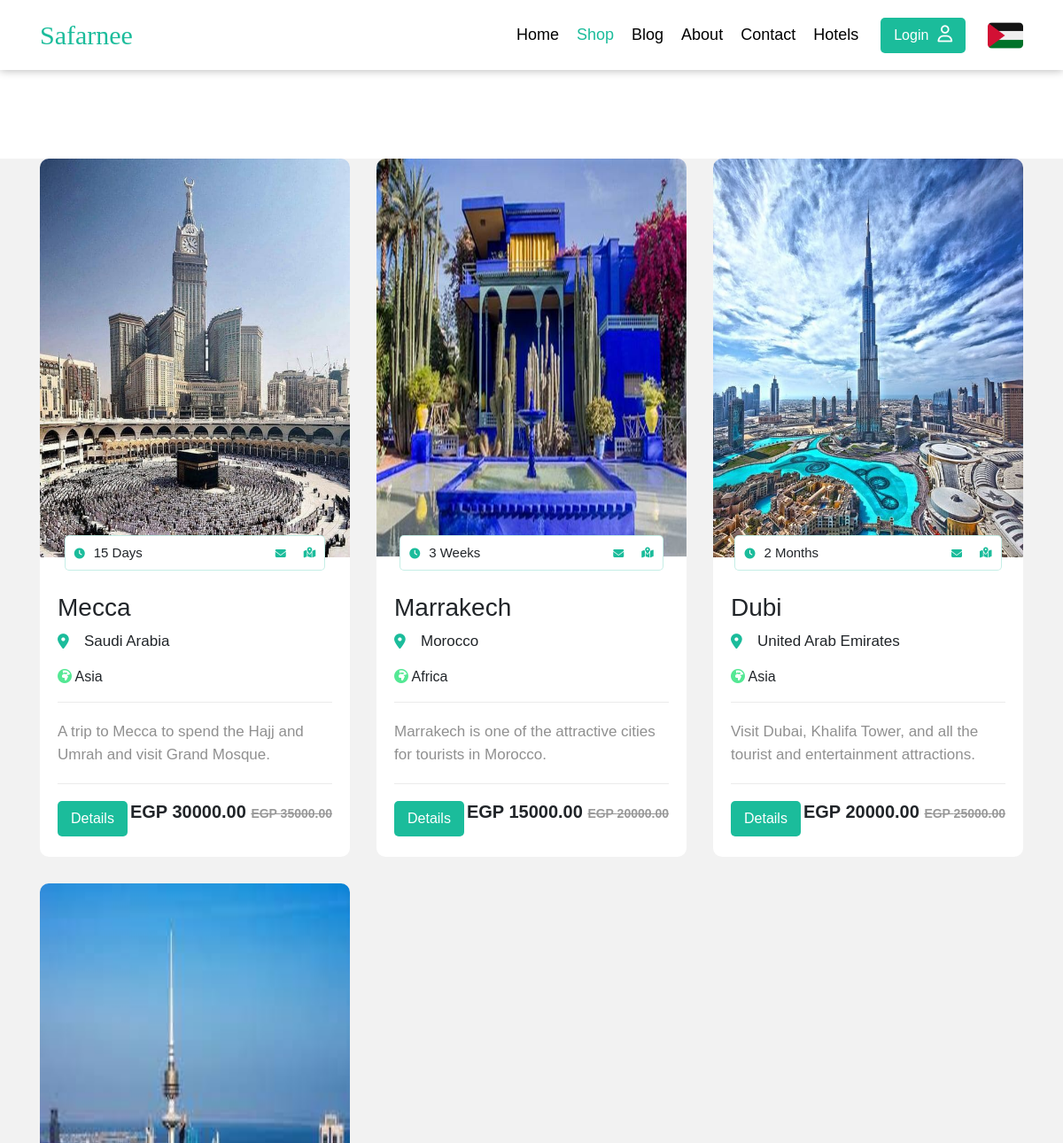
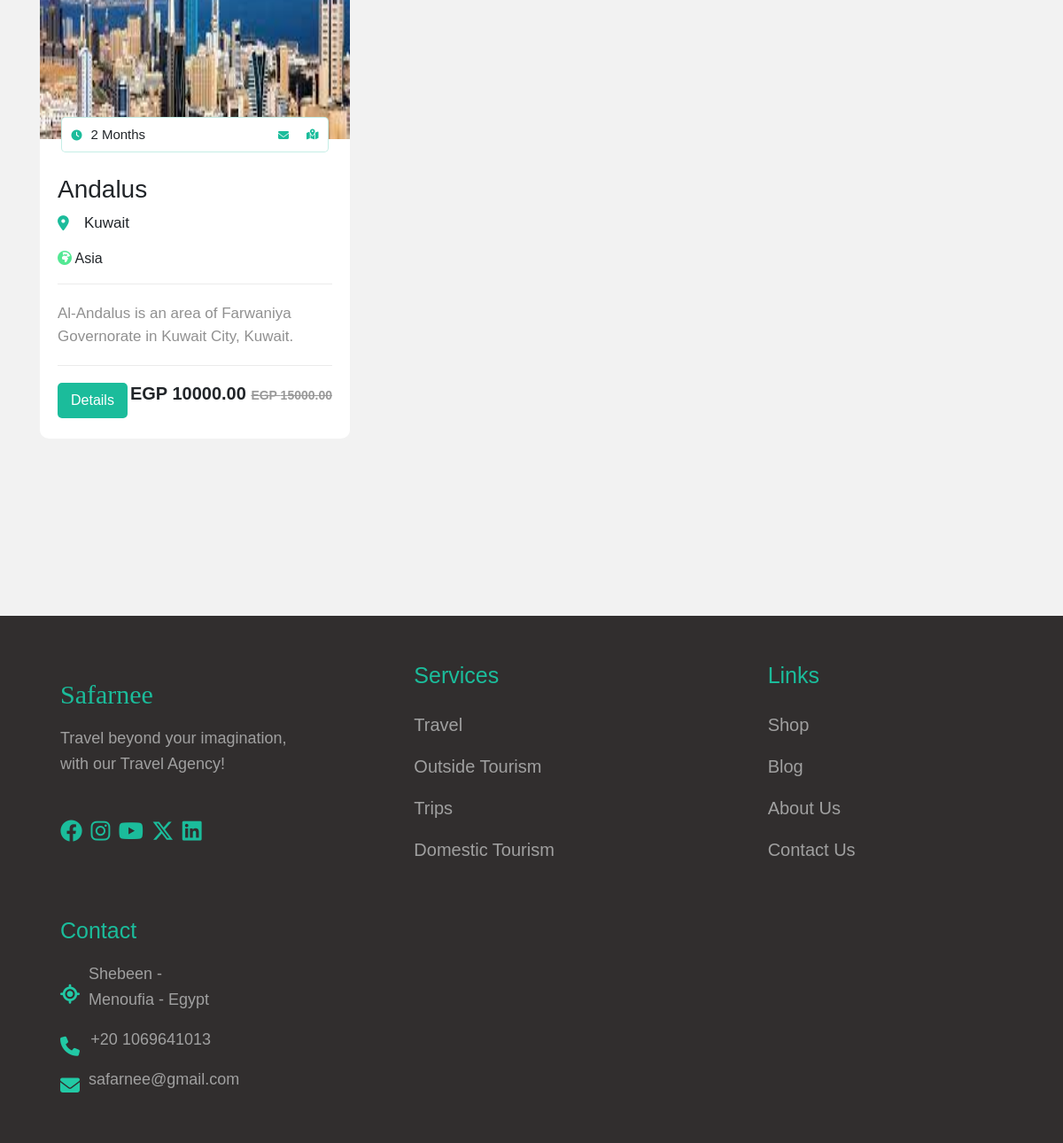
The app's page /shop/ with its own data (2 pictures, top to bottom).
### home/models.py (models this page shows, shortened)
class Place(models.Model):
    city = models.CharField(max_length=30)
    continent = models.CharField(max_length=30,choices=continent)
    country = models.CharField(max_length=30)
    image = models.ImageField(upload_to=image_upload)
    description = models.TextField()
    price = models.DecimalField(max_digits=8, decimal_places=2)
    discount=models.DecimalField(max_digits=8, decimal_places=2)
    period=models.CharField(max_length=30,choices=period)
    duration=models.IntegerField(null=True,blank=True)
    crete_id=models.IntegerField(default=1)
    source=models.CharField( max_length=50,choices=source)
    date=models.DateField(auto_now=True, auto_now_add=False)
    flight_class=models.CharField(max_length=50,choices=flight_class)
    slug=models.SlugField(blank=True,null=True)

### shop/views.py (the view)
# urls.py: path('shop', include('shop.urls')),
def shop(request):
    if request.method == 'POST':
        selected_country = request.POST.get('destination')
        if selected_country:
            places = Place.objects.filter(country=selected_country)
        else:
            places = Place.objects.all()
    else:
        places = Place.objects.all()
    context = {
        'places': places
    }
    return render(request, 'shop.html', context)

### shop/templates/shop.html
{% extends 'base.html' %}
{% load static %}
{% block add %}
<link rel="stylesheet" href="{% static 'CSS/shop.css' %}">
{% endblock add %}
{% block content %}
<div class="travel" id="travel" >
  <div class="container" >
    <div class="box">
      {% for place in places %}
          <div class="package box-1">
            <a href="{% url 'detail' slug=place.slug %}">
            <div class="image">
              <img src="{{place.image.url}}" alt="" />
            </div>
          </a>
            <div class="time">
              <i class="fa-sharp fa-solid fa-clock fa-xs"></i>
              <span>{{place.duration}} {{place.period}}</span>
              <i
                class="fa-solid fa-envelope fa-xs"
                onClick="showFormRequest()"
              ></i>
              <a href="#" title="map"
                ><i class="fa-solid fa-map-location-dot fa-xs"></i
              ></a>
            </div>
            <div class="text">
              <h3>{{place.city}}</h3>
              <p class="location">{{place.country}}</p>
               <p><i class="fa-solid fa-earth-africa" style="color: #54e894;"></i> {{place.continent}}</p>
              <p class="description">
                {{place.description}}
              </p>
              <div class="price">
                <a href="{% url 'detail' slug=place.slug %}">
                <button class="btn">Details</button>
              </a>
                <p>EGP {{place.price}} <span>EGP {{place.discount}}</span></p>
              </div>
            </div>
          </div>
          {% endfor %}
    </div>
  </div>
</div>
{% endblock content %}

### static/CSS/style.css (style rules this page uses)
:root { --main-color: #1bbc9b; --secondary-color: #22c9a5; --section-background: #f2f2f2; --color-333: #333; --co-inputFiled: #eaffffa1; --co-titleForm: #467894; --color-116: rgb(116, 116, 116); --clr909090: #909090; --clr-e8e8e8: #e8e8e8; --font-fam: Lucida; --main-transition: 0.3s; --mr-100: 100px; --pa-100: 100px; --br-10: 10px; --br-7: 7px; --br-5: 5px; --pd: 12px 0px; --fs: 17px; }
* { -webkit-box-sizing: border-box; -moz-box-sizing: border-box; box-sizing: border-box; }
body { font-family: "Cairo", sans-serif; }
html { scroll-behavior: smooth; }
a { text-decoration: none; color: black; }
.container { padding-left: 15px; padding-right: 15px; margin-left: auto; margin-right: auto; }
.location::before { position: absolute; content: '\f3c5'; font-family: "Font Awesome 5 Free"; font-weight: 900; color: var(--main-color); }
@media (min-width: 768px) { .container { width: 750px; } }
@media (min-width: 992px) { .container { width: 970px; } }
@media (min-width: 1200px) { .container { width: 1170px; } }
.btn { background-color: var(--main-color); color: white; padding: 8px 15px; cursor: pointer; border: none; user-select: none; border-radius: var(--br-5); transition: var(--main-transition); }
.travel { position: relative; background-color: #f2f2f2; padding-bottom: var(--pa-100); }
.travel .box { display: grid; grid-template-columns: repeat(auto-fill, minmax(300px, 1fr)); gap: 30px; margin: 100px 0; }
.travel .box { position: relative; }
.travel .box .package { background-color: #fff; border-radius: var(--br-10); }
.travel .box .package .image { position: relative; overflow: hidden; }
.travel .box .package .image::before { position: absolute; content: ""; width: 0px; height: 0px; top: 50%; left: 50%; background-color: #ffffff20; transition: var(--main-transition); transform: translate(-50%, -50%); opacity: 0; z-index: 5; }
.travel .box .package .image img { width: 100%; height: 450px; border-radius: 10px 10px 0px 0px; -webkit-border-radius: 10px 10px 0px 0px; -moz-border-radius: 10px 10px 0px 0px; -ms-border-radius: 10px 10px 0px 0px; -o-border-radius: 10px 10px 0px 0px; }
.travel .box .package .time { position: relative; display: flex; align-items: center; margin: auto; height: 40px; width: max-content; background-color: #fff; border: #1bbc9c40 1px solid; bottom: 25px; border-radius: var(--br-5); }
.travel .box .package .time span { font-size: 15px; margin-right: 140px; }
.travel .box .package .time i { color : var(--main-color); padding: 0 10px; }
.travel .box .package .text { padding: 0 20px 20px; position: relative; }
.travel .box .package .text .location, .travel .box .package .text .continent { padding-left: 30px; font-size: 17px; user-select: none; }
.travel .box .package .text .location::before { left: 20px; }
.travel .box .package .text .description { border-top: 1px solid #ebebeb; border-bottom: 1px solid #ebebeb; padding: 20px 0; font-size: 17px; color: var(--clr909090); }
.travel .box .package .price { display: flex; align-items: center; justify-content: space-between; }
.travel .box .package .price p { font-weight: bold; font-size: 20px; }
.travel .box .package .price p span { text-decoration: line-through; font-size: 14px; color: #999; }

### records on screen
Place: image (picture), duration "15", period "Days", city "Mecca", country "Saudi Arabia", continent "Asia", description "A trip to Mecca to spend the Hajj and Umrah and visit Grand Mosque.", price "30000.00", discount "35000.00"
Place: image (picture), duration "3", period "Weeks", city "Marrakech", country "Morocco", continent "Africa", description "Marrakech is one of the attractive cities for tourists in Morocco.", price "15000.00", discount "20000.00"
Place: image (picture), duration "2", period "Months", city "Dubi", country "United Arab Emirates", continent "Asia", description "Visit Dubai, Khalifa Tower, and all the tourist and entertainment attractions.", price "20000.00", discount "25000.00"
Place: image (picture), duration "2", period "Months", city "Andalus", country "Kuwait", continent "Asia", description "Al-Andalus is an area of Farwaniya Governorate in Kuwait City, Kuwait.", price "10000.00", discount "15000.00"
